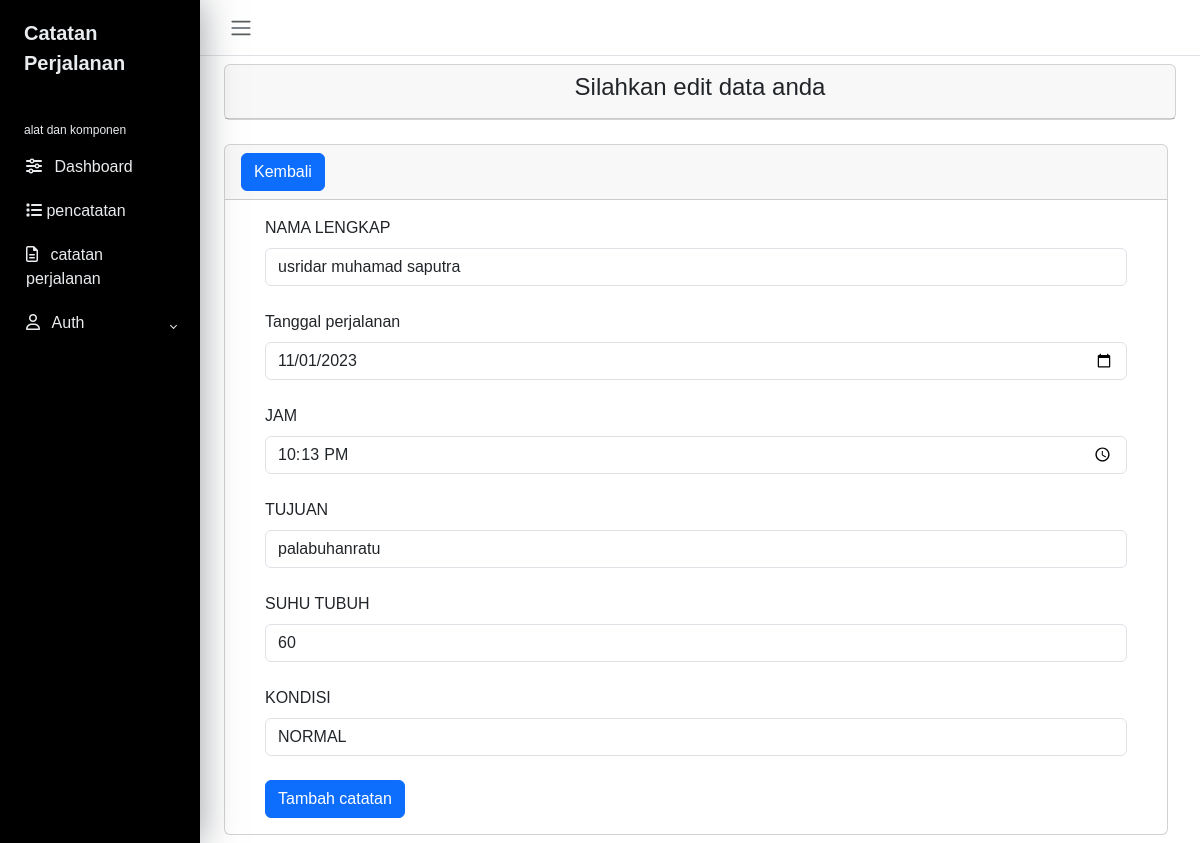
Page /users/index.php?page=edit_catatan&&id_catatan=52 (signed in) on the committed database.
### tables this page shows
CREATE TABLE `catatan` (
  `id_catatan` int(10) NOT NULL,
  `nama_lengkap` varchar(255) NOT NULL,
  `tanggal` date NOT NULL,
  `jam` varchar(6) NOT NULL,
  `tujuan` varchar(50) NOT NULL,
  `suhu_tubuh` varchar(50) NOT NULL,
  `kondisi` enum('NORMAL','TIDAK NORMAL') NOT NULL,
  `id_user` int(10) NOT NULL
);

### users/catatan_perjalanan/edit.php (the view, shortened to what this page needs)
<?php
include '../inc/koneksi.php';
 if(isset($_GET['id_catatan'])){
      $id_catatan = $_GET['id_catatan'];
      $query = mysqli_query($koneksi, "SELECT * FROM catatan WHERE id_catatan='$id_catatan'");
      $data = mysqli_fetch_assoc($query);
  }
?>
<!doctype html>
<html lang="en">
<head>
  <link href="https://cdn.jsdelivr.net/npm/bootstrap@5.3.2/dist/css/bootstrap.min.css" rel="stylesheet"
>
    <link rel="stylesheet" href="../assets/css/style.admin.css">
</head>
<body>
  <div class="container">
  <form action="" method="POST">
  <div class="card mt-2 ">
      <div class="card-header text-center">
        <h4> Silahkan edit data anda </h4>
      </div>
  </div>
  <div class="card mt-4 me-2" >
  <div class="card-header">
    <a href="?page=catatan_perjalanan" class="btn btn-primary">Kembali</a>
  </div>
  <div class="card-body">
    <form method="POST" action="tulis_catatan_perjalanan/tambah.php">
   <div class="container px-4  ">
            <label for="nama_lengkap"  class="form-label">NAMA LENGKAP</label>
            <input name="nama_lengkap" type="text" class="form-control" value="<?php echo $data['nama_lengkap']; ?>">
        </div>
        <div class="container  px-4 pt-4 ">
            <label for="tanggal" class="form-label">Tanggal perjalanan</label>
            <input type="date" name="tanggal" class="form-control" value="<?php echo $data['tanggal']; ?>">
        </div>
        <div class="container px-4 pt-4  ">
            <label for="jam"class="form-label">JAM</label>
            <input type="time"  name="jam" class="form-control" value="<?php echo $data['jam']; ?>">
        </div>
        <div class="container  px-4 pt-4  ">
            <label for="tujuan"  class="form-label">TUJUAN</label>
            <input type="text" name="tujuan" class="form-control" value="<?php echo $data['tujuan']; ?>">
        </div>
        <div class="container  px-4 pt-4 mb-4 ">
            <label for="suhu_tubuh"  class="form-label">SUHU TUBUH</label>
            <input type="number" name="suhu_tubuh" class="form-control" value="<?php echo $data['suhu_tubuh']; ?>">
        </div>
      <div class="container  px-4 mb-4 ">
        <label for="kondisi"  class="form-label">KONDISI</label>
                  <select name="kondisi" class="form-control">
                    <option><?php echo $data['kondisi']; ?></option>
                  </select>
                </div>
        <button name="update" value="update" type="submit" class="btn btn-primary ms-4  ">Tambah catatan</button>
    </form>
  </div>
</div>
</form>
</div>
</body>
</html>

### assets/css/style.userr.css (style rules this page uses)
body { font-family: 'poppins', sans-serif; margin: 0; background-color:ghostwhite; }
a { cursor: pointer; text-decoration: none; font-family: 'poppins', sans-serif; }

### assets/css/style.admin.css (style rules this page uses)
body { font-family: 'poppins', sans-serif; margin: 0; }
a { cursor: pointer; text-decoration: none; font-family: 'poppins', sans-serif; }

### rows in the picture
catatan: nama_lengkap "usridar muhamad saputra", tanggal "11/01/2023", jam "22:13", tujuan "palabuhanratu", suhu_tubuh "60", kondisi "NORMAL"
